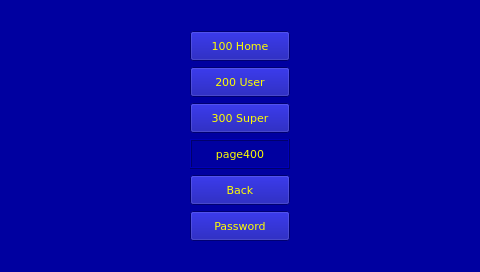
<?xml version="1.0" encoding="UTF-8"?>
<ui version="4.0">
 <class>page400</class>
 <widget class="QWidget" name="page400">
  <property name="geometry">
   <rect>
    <x>0</x>
    <y>0</y>
    <width>480</width>
    <height>272</height>
   </rect>
  </property>
  <property name="minimumSize">
   <size>
    <width>480</width>
    <height>272</height>
   </size>
  </property>
  <property name="maximumSize">
   <size>
    <width>480</width>
    <height>272</height>
   </size>
  </property>
  <property name="windowTitle">
   <string notr="true">page400</string>
  </property>
  <property name="styleSheet">
   <string notr="true">QWidget {
	background-color: rgb(0,0,160);
	color: rgb(255, 255, 0);
}
</string>
  </property>
  <layout class="QGridLayout" name="gridLayout">
   <item row="1" column="1">
    <widget class="ATCMbutton" name="atcmButton200">
     <property name="minimumSize">
      <size>
       <width>100</width>
       <height>30</height>
      </size>
     </property>
     <property name="font">
      <font>
       <family>DejaVu Sans</family>
       <pointsize>8</pointsize>
      </font>
     </property>
     <property name="toolTip">
      <string/>
     </property>
     <property name="whatsThis">
      <string>ATCMbutton widget</string>
     </property>
     <property name="pageName">
      <string notr="true">HOME</string>
     </property>
     <property name="statusvar">
      <string notr="true"/>
     </property>
     <property name="viewStatus">
      <bool>false</bool>
     </property>
     <property name="visibilityVar">
      <string notr="true"/>
     </property>
     <property name="text">
      <string>100 Home</string>
     </property>
     <property name="pressText">
      <string>100 Home</string>
     </property>
     <property name="borderWidth">
      <number>1</number>
     </property>
     <property name="borderRadius">
      <number>0</number>
     </property>
     <property name="apparence">
      <enum>QFrame::Raised</enum>
     </property>
    </widget>
   </item>
   <item row="0" column="1">
    <spacer name="verticalSpacer">
     <property name="orientation">
      <enum>Qt::Vertical</enum>
     </property>
     <property name="sizeHint" stdset="0">
      <size>
       <width>20</width>
       <height>13</height>
      </size>
     </property>
    </spacer>
   </item>
   <item row="1" column="0">
    <spacer name="horizontalSpacer_2">
     <property name="orientation">
      <enum>Qt::Horizontal</enum>
     </property>
     <property name="sizeHint" stdset="0">
      <size>
       <width>172</width>
       <height>20</height>
      </size>
     </property>
    </spacer>
   </item>
   <item row="1" column="2">
    <spacer name="horizontalSpacer">
     <property name="orientation">
      <enum>Qt::Horizontal</enum>
     </property>
     <property name="sizeHint" stdset="0">
      <size>
       <width>172</width>
       <height>20</height>
      </size>
     </property>
    </spacer>
   </item>
   <item row="8" column="1">
    <spacer name="verticalSpacer_2">
     <property name="orientation">
      <enum>Qt::Vertical</enum>
     </property>
     <property name="sizeHint" stdset="0">
      <size>
       <width>20</width>
       <height>13</height>
      </size>
     </property>
    </spacer>
   </item>
   <item row="7" column="1">
    <widget class="ATCMbutton" name="atcmButtonPassword">
     <property name="minimumSize">
      <size>
       <width>100</width>
       <height>30</height>
      </size>
     </property>
     <property name="font">
      <font>
       <family>DejaVu Sans</family>
       <pointsize>8</pointsize>
      </font>
     </property>
     <property name="toolTip">
      <string/>
     </property>
     <property name="whatsThis">
      <string>ATCMbutton widget</string>
     </property>
     <property name="pageName">
      <string notr="true">password</string>
     </property>
     <property name="statusvar">
      <string notr="true"/>
     </property>
     <property name="viewStatus">
      <bool>false</bool>
     </property>
     <property name="visibilityVar">
      <string notr="true"/>
     </property>
     <property name="text">
      <string>Password</string>
     </property>
     <property name="pressText">
      <string>Password</string>
     </property>
     <property name="borderWidth">
      <number>1</number>
     </property>
     <property name="borderRadius">
      <number>0</number>
     </property>
     <property name="apparence">
      <enum>QFrame::Raised</enum>
     </property>
    </widget>
   </item>
   <item row="4" column="1">
    <widget class="QLabel" name="label">
     <property name="minimumSize">
      <size>
       <width>100</width>
       <height>30</height>
      </size>
     </property>
     <property name="font">
      <font>
       <family>DejaVu Sans</family>
       <pointsize>8</pointsize>
      </font>
     </property>
     <property name="frameShape">
      <enum>QFrame::Box</enum>
     </property>
     <property name="frameShadow">
      <enum>QFrame::Raised</enum>
     </property>
     <property name="text">
      <string>page400</string>
     </property>
     <property name="alignment">
      <set>Qt::AlignCenter</set>
     </property>
    </widget>
   </item>
   <item row="2" column="2">
    <widget class="QLabel" name="lblUser">
     <property name="font">
      <font>
       <family>DejaVu Sans</family>
       <pointsize>8</pointsize>
      </font>
     </property>
     <property name="text">
      <string/>
     </property>
    </widget>
   </item>
   <item row="2" column="1">
    <widget class="ATCMbutton" name="atcmButton200_2">
     <property name="minimumSize">
      <size>
       <width>100</width>
       <height>30</height>
      </size>
     </property>
     <property name="font">
      <font>
       <family>DejaVu Sans</family>
       <pointsize>8</pointsize>
      </font>
     </property>
     <property name="toolTip">
      <string/>
     </property>
     <property name="whatsThis">
      <string>ATCMbutton widget</string>
     </property>
     <property name="pageName">
      <string notr="true">page200</string>
     </property>
     <property name="statusvar">
      <string notr="true"/>
     </property>
     <property name="viewStatus">
      <bool>false</bool>
     </property>
     <property name="visibilityVar">
      <string notr="true"/>
     </property>
     <property name="text">
      <string>200 User</string>
     </property>
     <property name="pressText">
      <string>200 User</string>
     </property>
     <property name="borderWidth">
      <number>1</number>
     </property>
     <property name="borderRadius">
      <number>0</number>
     </property>
     <property name="apparence">
      <enum>QFrame::Raised</enum>
     </property>
    </widget>
   </item>
   <item row="2" column="0">
    <widget class="QLabel" name="lblProtection">
     <property name="font">
      <font>
       <family>DejaVu Sans</family>
       <pointsize>8</pointsize>
      </font>
     </property>
     <property name="text">
      <string/>
     </property>
    </widget>
   </item>
   <item row="3" column="1">
    <widget class="ATCMbutton" name="atcmButton300">
     <property name="minimumSize">
      <size>
       <width>100</width>
       <height>30</height>
      </size>
     </property>
     <property name="font">
      <font>
       <family>DejaVu Sans</family>
       <pointsize>8</pointsize>
      </font>
     </property>
     <property name="toolTip">
      <string/>
     </property>
     <property name="whatsThis">
      <string>ATCMbutton widget</string>
     </property>
     <property name="pageName">
      <string notr="true">page300</string>
     </property>
     <property name="statusvar">
      <string notr="true"/>
     </property>
     <property name="viewStatus">
      <bool>false</bool>
     </property>
     <property name="visibilityVar">
      <string notr="true"/>
     </property>
     <property name="text">
      <string>300 Super</string>
     </property>
     <property name="pressText">
      <string>300 Super</string>
     </property>
     <property name="borderWidth">
      <number>1</number>
     </property>
     <property name="borderRadius">
      <number>0</number>
     </property>
     <property name="apparence">
      <enum>QFrame::Raised</enum>
     </property>
    </widget>
   </item>
   <item row="5" column="1">
    <widget class="ATCMbutton" name="atcmButtonBack">
     <property name="minimumSize">
      <size>
       <width>100</width>
       <height>30</height>
      </size>
     </property>
     <property name="font">
      <font>
       <family>DejaVu Sans</family>
       <pointsize>8</pointsize>
      </font>
     </property>
     <property name="toolTip">
      <string/>
     </property>
     <property name="whatsThis">
      <string>ATCMbutton widget</string>
     </property>
     <property name="pageName">
      <string notr="true">BACK</string>
     </property>
     <property name="statusvar">
      <string notr="true"/>
     </property>
     <property name="viewStatus">
      <bool>false</bool>
     </property>
     <property name="visibilityVar">
      <string notr="true"/>
     </property>
     <property name="text">
      <string>Back</string>
     </property>
     <property name="pressText">
      <string>Back</string>
     </property>
     <property name="borderWidth">
      <number>1</number>
     </property>
     <property name="borderRadius">
      <number>0</number>
     </property>
     <property name="apparence">
      <enum>QFrame::Raised</enum>
     </property>
    </widget>
   </item>
   <item row="3" column="2">
    <widget class="QLabel" name="lblSuper">
     <property name="font">
      <font>
       <family>DejaVu Sans</family>
       <pointsize>8</pointsize>
      </font>
     </property>
     <property name="text">
      <string/>
     </property>
    </widget>
   </item>
   <item row="4" column="2">
    <widget class="QLabel" name="lblAdmin">
     <property name="font">
      <font>
       <family>DejaVu Sans</family>
       <pointsize>8</pointsize>
      </font>
     </property>
     <property name="text">
      <string/>
     </property>
    </widget>
   </item>
   <item row="3" column="0">
    <widget class="QLabel" name="lblPasswordLevel">
     <property name="font">
      <font>
       <family>DejaVu Sans</family>
       <pointsize>8</pointsize>
      </font>
     </property>
     <property name="text">
      <string/>
     </property>
    </widget>
   </item>
   <item row="4" column="0">
    <widget class="QLabel" name="lblLevel">
     <property name="font">
      <font>
       <family>DejaVu Sans</family>
       <pointsize>8</pointsize>
      </font>
     </property>
     <property name="text">
      <string/>
     </property>
    </widget>
   </item>
  </layout>
 </widget>
 <customwidgets>
  <customwidget>
   <class>ATCMbutton</class>
   <extends>QPushButton</extends>
   <header>atcmplugin.h</header>
  </customwidget>
 </customwidgets>
 <resources/>
 <connections>
  <connection>
   <sender>atcmButton200</sender>
   <signal>newPage(const char*,bool)</signal>
   <receiver>page400</receiver>
   <slot>goto_page(const char*,bool)</slot>
   <hints>
    <hint type="sourcelabel">
     <x>20</x>
     <y>20</y>
    </hint>
    <hint type="destinationlabel">
     <x>20</x>
     <y>20</y>
    </hint>
   </hints>
  </connection>
  <connection>
   <sender>atcmButtonPassword</sender>
   <signal>newPage(const char*,bool)</signal>
   <receiver>page400</receiver>
   <slot>goto_page(const char*,bool)</slot>
   <hints>
    <hint type="sourcelabel">
     <x>20</x>
     <y>20</y>
    </hint>
    <hint type="destinationlabel">
     <x>20</x>
     <y>20</y>
    </hint>
   </hints>
  </connection>
  <connection>
   <sender>atcmButton200_2</sender>
   <signal>newPage(const char*,bool)</signal>
   <receiver>page400</receiver>
   <slot>goto_page(const char*,bool)</slot>
   <hints>
    <hint type="sourcelabel">
     <x>20</x>
     <y>20</y>
    </hint>
    <hint type="destinationlabel">
     <x>20</x>
     <y>20</y>
    </hint>
   </hints>
  </connection>
  <connection>
   <sender>atcmButton300</sender>
   <signal>newPage(const char*,bool)</signal>
   <receiver>page400</receiver>
   <slot>goto_page(const char*,bool)</slot>
   <hints>
    <hint type="sourcelabel">
     <x>20</x>
     <y>20</y>
    </hint>
    <hint type="destinationlabel">
     <x>20</x>
     <y>20</y>
    </hint>
   </hints>
  </connection>
  <connection>
   <sender>atcmButtonBack</sender>
   <signal>newPage(const char*,bool)</signal>
   <receiver>page400</receiver>
   <slot>goto_page(const char*,bool)</slot>
   <hints>
    <hint type="sourcelabel">
     <x>20</x>
     <y>20</y>
    </hint>
    <hint type="destinationlabel">
     <x>20</x>
     <y>20</y>
    </hint>
   </hints>
  </connection>
 </connections>
 <slots>
  <slot>goto_page(const char*,bool)</slot>
 </slots>
</ui>
